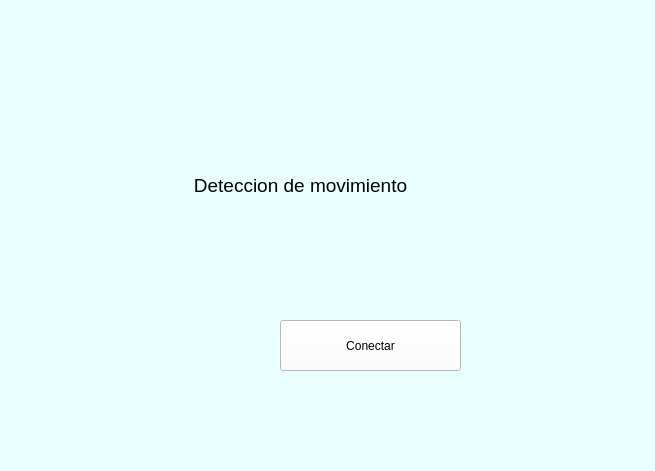
<?xml version="1.0" encoding="UTF-8"?>
<ui version="4.0">
 <class>MainWindow</class>
 <widget class="QMainWindow" name="MainWindow">
  <property name="geometry">
   <rect>
    <x>0</x>
    <y>0</y>
    <width>655</width>
    <height>471</height>
   </rect>
  </property>
  <property name="windowTitle">
   <string>MainWindow</string>
  </property>
  <property name="styleSheet">
   <string notr="true">background-color: rgb(233, 255, 253);</string>
  </property>
  <widget class="QWidget" name="centralwidget">
   <widget class="QLabel" name="label">
    <property name="geometry">
     <rect>
      <x>20</x>
      <y>10</y>
      <width>161</width>
      <height>121</height>
     </rect>
    </property>
    <property name="text">
     <string/>
    </property>
    <property name="pixmap">
     <pixmap resource="../recursos.qrc">:/Logos/Imagenes/fians.png</pixmap>
    </property>
    <property name="scaledContents">
     <bool>true</bool>
    </property>
   </widget>
   <widget class="QLabel" name="label_2">
    <property name="geometry">
     <rect>
      <x>490</x>
      <y>30</y>
      <width>141</width>
      <height>101</height>
     </rect>
    </property>
    <property name="text">
     <string/>
    </property>
    <property name="pixmap">
     <pixmap resource="../recursos.qrc">:/Logos/Imagenes/uat-solo-chico.png</pixmap>
    </property>
    <property name="scaledContents">
     <bool>true</bool>
    </property>
   </widget>
   <widget class="QLabel" name="label_3">
    <property name="geometry">
     <rect>
      <x>510</x>
      <y>300</y>
      <width>131</width>
      <height>111</height>
     </rect>
    </property>
    <property name="text">
     <string/>
    </property>
    <property name="pixmap">
     <pixmap resource="../recursos.qrc">:/Variadas/Imagenes/LogoEquipo.jpeg</pixmap>
    </property>
    <property name="scaledContents">
     <bool>true</bool>
    </property>
   </widget>
   <widget class="QLabel" name="label_4">
    <property name="geometry">
     <rect>
      <x>120</x>
      <y>140</y>
      <width>361</width>
      <height>91</height>
     </rect>
    </property>
    <property name="font">
     <font>
      <pointsize>14</pointsize>
     </font>
    </property>
    <property name="text">
     <string>Deteccion de movimiento</string>
    </property>
    <property name="alignment">
     <set>Qt::AlignCenter</set>
    </property>
   </widget>
   <widget class="QPushButton" name="btn_conectar">
    <property name="geometry">
     <rect>
      <x>280</x>
      <y>320</y>
      <width>181</width>
      <height>51</height>
     </rect>
    </property>
    <property name="styleSheet">
     <string notr="true">background-color: rgb(255, 255, 255);</string>
    </property>
    <property name="text">
     <string>Conectar</string>
    </property>
   </widget>
  </widget>
  <widget class="QMenuBar" name="menubar">
   <property name="geometry">
    <rect>
     <x>0</x>
     <y>0</y>
     <width>655</width>
     <height>18</height>
    </rect>
   </property>
  </widget>
  <widget class="QStatusBar" name="statusbar"/>
 </widget>
 <resources>
  <include location="../recursos.qrc"/>
 </resources>
 <connections/>
</ui>
